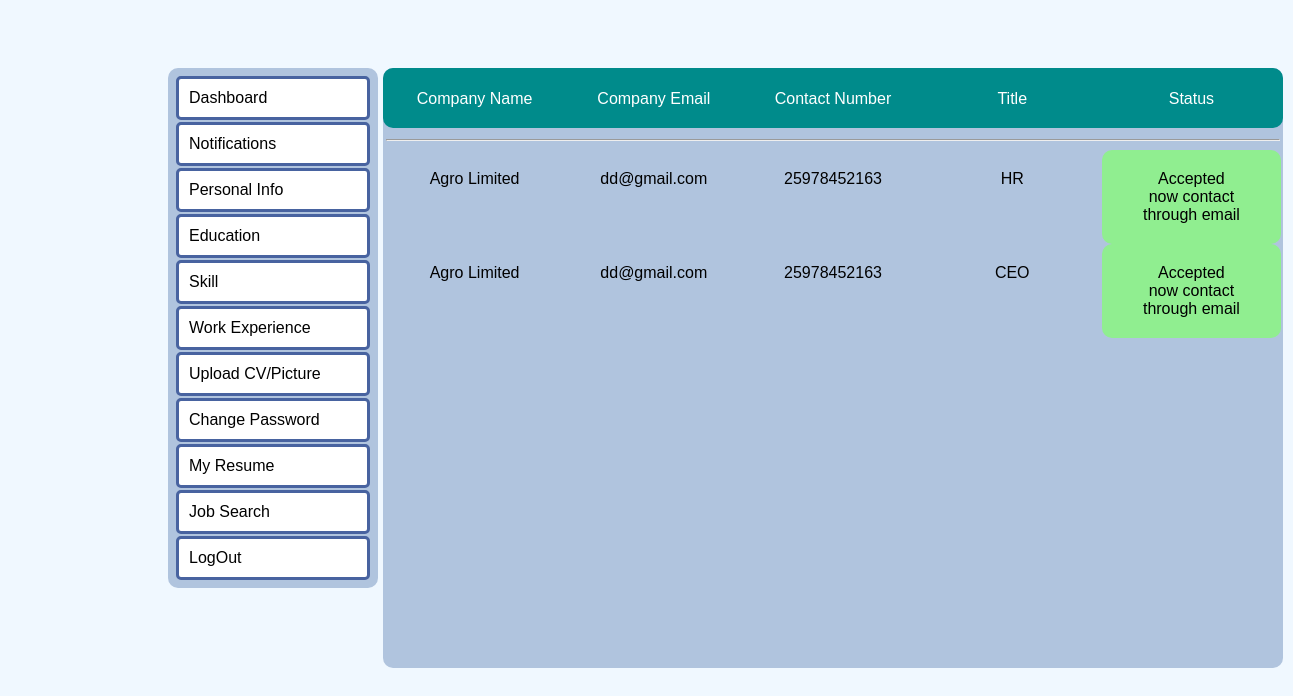
Screenshot of /view/seeker/seeker_notification.php (signed in) with the database file from the repository.
### tables this page shows
CREATE TABLE `seekerappliedjobs` (
  `id` int NOT NULL,
  `userID` int DEFAULT NULL,
  `comp_name` varchar(200) DEFAULT NULL,
  `salary` varchar(200) DEFAULT NULL,
  `title` varchar(200) DEFAULT NULL,
  `category` varchar(200) DEFAULT NULL,
  `type` varchar(200) DEFAULT NULL,
  `approval` int DEFAULT NULL,
  `comp_mail` varchar(200) DEFAULT NULL,
  `comp_number` varchar(200) DEFAULT NULL
);

### model/userModel.php (called while the page is built, shortened)
<?php
    function getAllSeekerApprovedJobs()
    {
        $conn = getConnection();
        $sql = "SELECT * FROM seekerappliedjobs";
        $result = mysqli_query($conn, $sql);
        $info = [];
        while($user = mysqli_fetch_assoc($result))
        {
            array_push($info, $user);
        }
        return $info;
    }
?>

### view/seeker/seeker_notification.php (the view, shortened to what this page needs)
<!DOCTYPE html>
<html lang="en">
<head>
    <link rel="stylesheet" href="../../asset/css/seeker/seeker_notification.css">
</head>
<body>
    <div style="display:flex">
        <?php
            include_once("Dashboard.php");
            include_once('../../model/userModel.php');
            $info = getAllSeekerApprovedJobs();
            $encryptionKey = "kieuTTQQpl)(8!nn";
            $userID = openssl_decrypt($_COOKIE['sid'], 'aes-256-cbc', $encryptionKey, 0, $encryptionKey);
        ?>
        <div class="main-content">
            <form>
                <div class="th-content">
                    <table class="table-st">
                        <tr>
                            <td class="head-td">Company Name</td>
                            <td class="head-td">Company Email</td>
                            <td class="head-td">Contact Number</td>
                            <td class="head-td">Title</td>
                            <td class="head-td">Status</td>
                        </tr>
                    </table>
                </div>
                <table class="table-st">
                    <tr>
                        <td colspan="5"><hr></td>
                    </tr>
                    <?php for($i=0; $i<count($info); $i++) {
                            if($info[$i]['userID'] == $userID)
                            {
                    ?>
                        <tr>
                            <td class="td-value"><?=$info[$i]['comp_name']?></td>
                            <td class="td-value"><?= $info[$i]['comp_mail'] !== null ? $info[$i]['comp_mail'] : '-----' ?></td>
                            <td class="td-value"><?= $info[$i]['comp_number'] !== null ? $info[$i]['comp_number'] : '-----' ?></td>
                            <td class="td-value"><?=$info[$i]['title']?></td>
                            <td class="td-value2 <?php echo ($info[$i]['approval'] == 1) ? 'accepted' : 'not-accepted'; ?>">
                                <?php
                                    if ($info[$i]['approval'] == 1) {
                                        echo "Accepted";
                                        echo "<br>";
                                        echo "now contact through email";
                                    } else {
                                        echo "Not Approved";
                                    }
                                ?>
                            </td>
                        </tr>
                    <?php } }?>
                </table>
            </form>
        </div>
    </div>
</body>
</html>

### asset/css/seeker/seeker_notification.css (style rules this page uses)
body { color: black; font-family: Verdana, Geneva, Tahoma, sans-serif; background-color: aliceblue; }
div.main-content { background-color: lightsteelblue; margin-top: 60px; margin-left: 05px; width: 900px; height: 600px; border-radius: 10px; display: flex; }
.table-st { width: 900px; margin: 0; padding: 0; }
div.th-content { background-color: darkcyan; width: 900px; height: 60px; border-radius: 10px; }
.head-td { color: white; text-align: center; padding: 20px; }
.td-value { color: black; text-align: center; padding: 20px; border-radius: 10px; vertical-align: middle; }
.table-st tr { display: flex; }
.table-st td { flex: 1; }
.td-value2 { color: black; text-align: center; padding: 20px; border-radius: 10px; vertical-align: middle; }
.accepted { background-color: lightgreen; }

### asset/css/seeker/Dashboard.css (style rules this page uses)
body { color: black; font-family: Verdana, Geneva, Tahoma, sans-serif; background-color: aliceblue; }

### rows the page displays
seekerappliedjobs: comp_name "Agro Limited", comp_mail "dd@gmail.com", comp_number "25978452163", title "HR", approval "Accepted"
seekerappliedjobs: comp_name "Agro Limited", comp_mail "dd@gmail.com", comp_number "25978452163", title "CEO", approval "Accepted"
